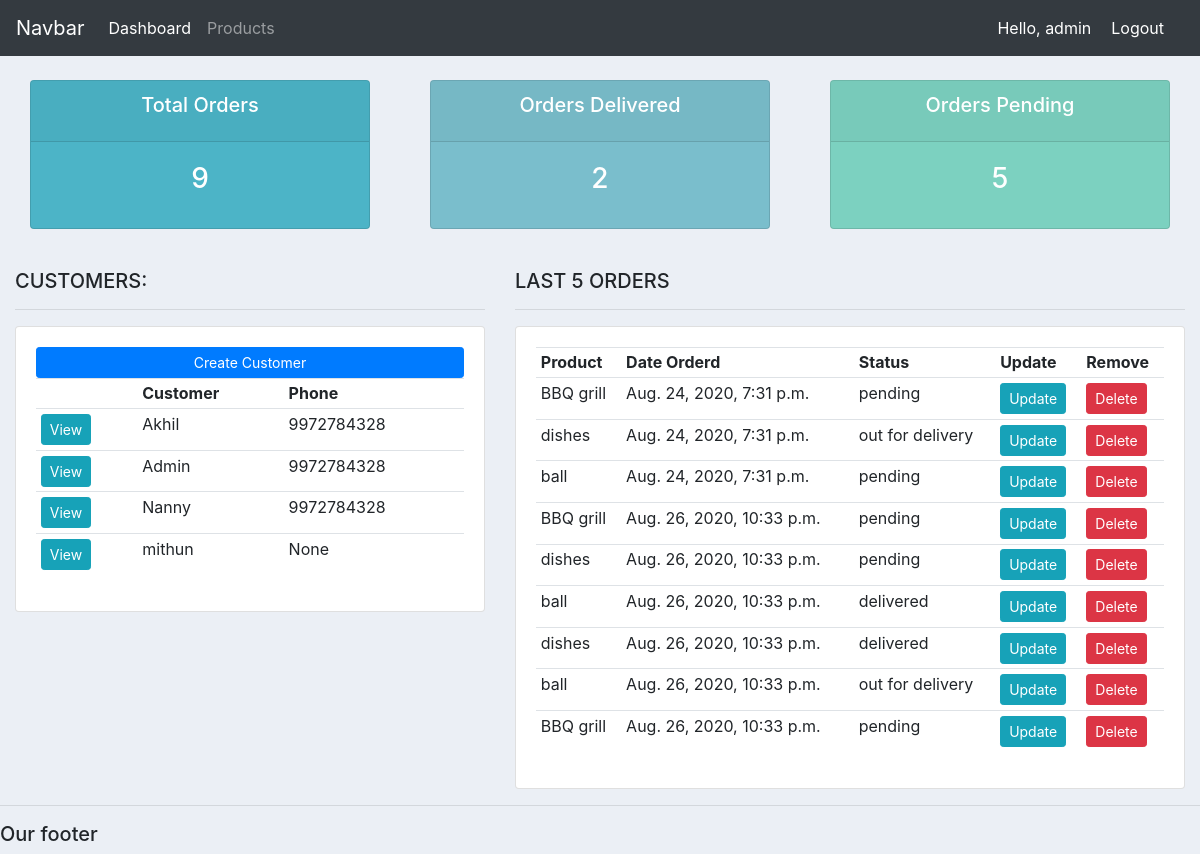
The page / (signed in) on the database its author committed.
### accounts/models.py (models this page shows, shortened)
class Customer(models.Model):
    user = models.OneToOneField(User, null=True,blank=True,on_delete=models.CASCADE)
    name = models.CharField(max_length=200, null=True)
    phone = models.CharField(max_length=200, null=True)
    email = models.CharField(max_length=200, null=True)
    profile_pic = models.ImageField(default='profile1.png', null=True,blank=True)
    date_created = models.DateTimeField(auto_now_add=True, null=True)

class Order(models.Model):
    STATUS = (
        ('pending', 'pending'),
        ('out for delivery', 'out for delivery'),
        ('delivered', 'delivered')
    )
    customer = models.ForeignKey(Customer,null=True,on_delete=models.SET_NULL)
    product = models.ForeignKey(Product,null=True,on_delete=models.SET_NULL)
    date_created = models.DateTimeField(auto_now_add=True, null=True)
    status = models.CharField(max_length=200, null=True,choices=STATUS)

class Product(models.Model):
    CAT = (
        ('indoor', 'Indoor'),
        ('Outdoor', 'Outdoor'),
    )
    name = models.CharField(max_length=200, null=True)
    price = models.FloatField(null=True)
    category = models.CharField(max_length=200, null=True,choices=CAT)
    description = models.CharField(max_length=200, null=True,blank=True)
    date_created = models.DateTimeField(auto_now_add=True, null=True)
    tags = models.ManyToManyField(Tag)
    def __str__(self):
        return self.name

### accounts/decorators.py (the view)
    def wrapper_func(request,*args,**kwargs):
        group = None
        if request.user.groups.exists():
            group = request.user.groups.all()[0].name
        if group == 'customer':
            return redirect('user')
        if group == 'admin':
            return view_func(request,*args,**kwargs)

### accounts/views.py (called while the page is built)
@login_required(login_url='login')
@admin_only
def home(request):
    orders = Order.objects.all()
    customers = Customer.objects.all()
    total_customers = customers.count()
    total_orders = orders.count()
    delivered = orders.filter(status='delivered').count()
    pending = orders.filter(status='pending').count()
    context = {'orders': orders, 'customers': customers,
               'delivered': delivered, 'pending': pending,
               'total_orders': total_orders, 'total_customers': total_customers}
    return render(request, 'accounts/dashboard.html', context)

### accounts/templates/accounts/dashboard.html
{%  extends 'accounts/main.html' %}
{% block content %}
{%  include 'accounts/status.html' %}
<br>
<div class="row">
	<div class="col-md-5">
		<h5>CUSTOMERS:</h5>
		<hr>
		<div class="card card-body">
			<a class="btn btn-primary  btn-sm btn-block" href="">Create Customer</a>
			<table class="table table-sm">
				<tr>
					<th></th>
					<th>Customer</th>
					<th>Phone</th>
					{% for i in customers %}
					<tr>
						<td><a class="btn btn-sm btn-info" href="{% url 'customers' i.id %}">View</a></td>
						<td>{{ i.name }}</td>
						<td>{{ i.phone }}</td>
					</tr>
					{% endfor %}
				</tr>
			</table>
		</div>
	</div>
	<div class="col-md-7">
		<h5>LAST 5 ORDERS</h5>
		<hr>
		<div class="card card-body">
			<table class="table table-sm">
				<tr>
					<th>Product</th>
					<th>Date Orderd</th>
					<th>Status</th>
					<th>Update</th>
					<th>Remove</th>
				</tr>
				{% for i in orders %}
				<tr>
					<td>{{ i.product }}</td>
					<td>{{ i.date_created }}</td>
					<td>{{ i.status }}</td>
					<td><a class="btn btn-sm btn-info" href="{% url 'update_order' i.id %}">Update</a></td>
					<td><a class="btn btn-sm btn-danger" href="{% url 'delete_order' i.id %}">Delete</a></td>
				</tr>
				{% endfor %}
			</table>
		</div>
	</div>
</div>
{% endblock %}

### accounts/templates/accounts/navbar.html (shortened to what this page needs)
<nav class="navbar navbar-expand-lg navbar-dark bg-dark">
  <a class="navbar-brand" href="#">Navbar</a>
  <div class="collapse navbar-collapse" id="navbarNav">
    <ul class="navbar-nav">
      {% if request.user.is_staff %}
      <li class="nav-item active">
        <a class="nav-link" href="{% url 'home' %}">Dashboard</a>
      </li>
      <li class="nav-item">
        <a class="nav-link" href="{% url 'products' %}">Products</a>
      </li>
      {% else %}
      <li class="nav-item">
        <a class="nav-link" href="{% url 'account' %}">Settings</a>
      </li>
      {% endif %}
    </ul>
  </div>
  <span class="hello-msg" >Hello, {{ request.user }}</span>
  <span ><a class="hello-msg" href="{% url 'logout' %}">Logout</a></span>
</nav>

### static/css/main.css (style rules this page uses)
body { background-color: #ebeff5; }

### accounts/templates/accounts/navbar.html (style rules this page uses)
.hello-msg { font-style: 18px; color : #fff; margin-right : 20px; }

### rows shown on the page
Customer: name "Akhil", phone "9972784328"
Customer: name "Admin", phone "9972784328"
Customer: name "Nanny", phone "9972784328"
Customer: name "mithun", phone "None"
Order: product "BBQ grill", date_created "Aug. 24, 2020, 7:31 p.m.", status "pending"
Order: product "dishes", date_created "Aug. 24, 2020, 7:31 p.m.", status "out for delivery"
Order: product "ball", date_created "Aug. 24, 2020, 7:31 p.m.", status "pending"
Order: product "BBQ grill", date_created "Aug. 26, 2020, 10:33 p.m.", status "pending"
Order: product "dishes", date_created "Aug. 26, 2020, 10:33 p.m.", status "pending"
Order: product "ball", date_created "Aug. 26, 2020, 10:33 p.m.", status "delivered"
Order: product "dishes", date_created "Aug. 26, 2020, 10:33 p.m.", status "delivered"
Order: product "ball", date_created "Aug. 26, 2020, 10:33 p.m.", status "out for delivery"
Order: product "BBQ grill", date_created "Aug. 26, 2020, 10:33 p.m.", status "pending"

### other values the page prints
{{ request.user }} "admin"
{{ total_orders }} "9"
{{ delivered }} "2"
{{ pending }} "5"
